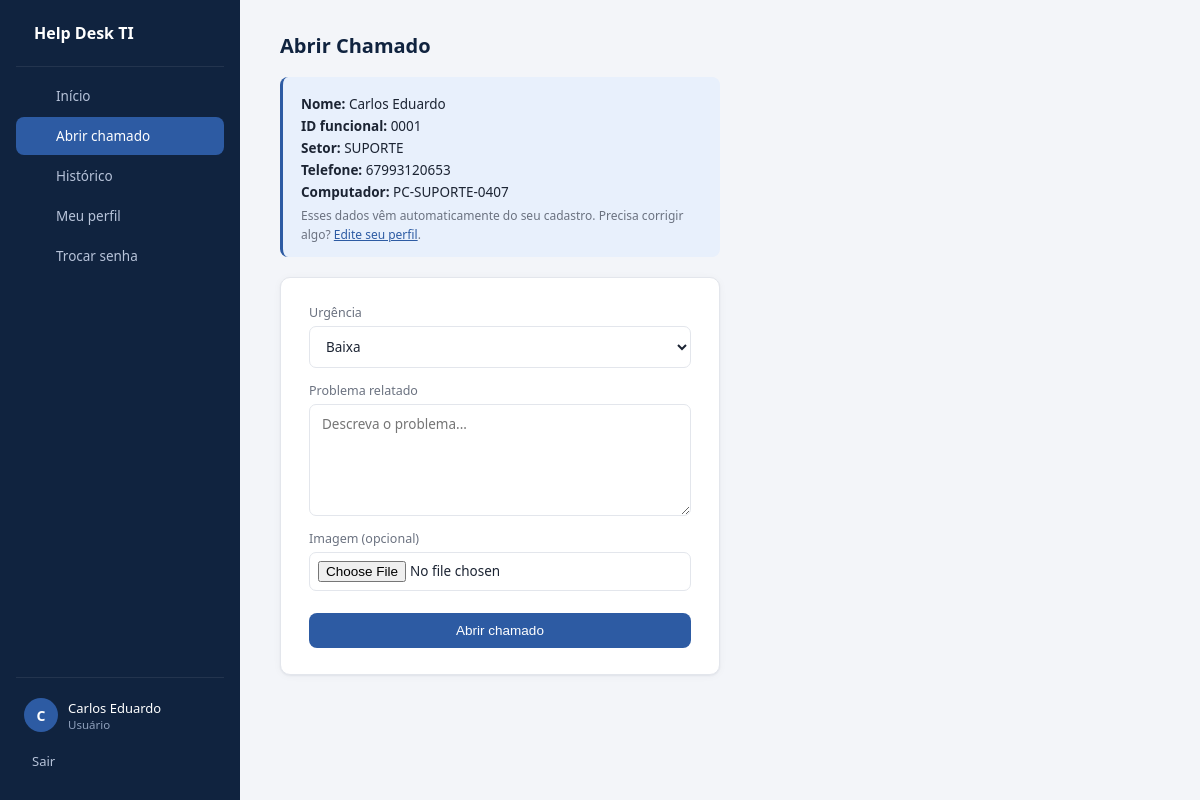
/chamados/novo (signed in), run on an earlier commit of the app's database.
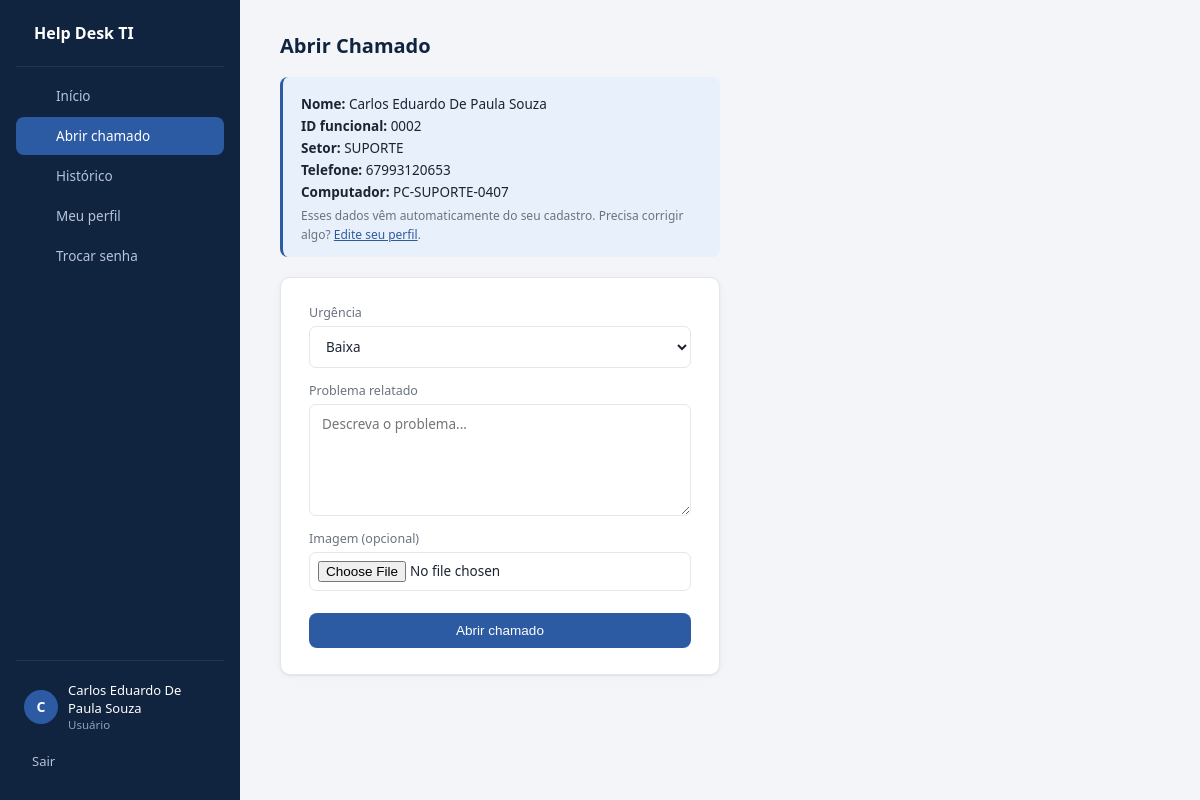
And on a later commit of the database.
### tables this page shows
CREATE TABLE usuarios (
            id INTEGER PRIMARY KEY AUTOINCREMENT,
            nome TEXT NOT NULL,
            id_funcional TEXT NOT NULL UNIQUE,
            computador TEXT,
            setor TEXT NOT NULL,
            senha_hash TEXT NOT NULL,
            senha_provisoria INTEGER NOT NULL DEFAULT 1,
            telefone TEXT,
            login_rede TEXT NOT NULL UNIQUE,
            is_admin INTEGER NOT NULL DEFAULT 0
        );

### app.py (the view, shortened to what this page needs)
@app.route("/chamados/novo", methods=["GET", "POST"])
@login_requerido
def novo_chamado():
    conn = get_conn()
    usuario = conn.execute(
        "SELECT * FROM usuarios WHERE id = ?", (session["usuario_id"],)
    ).fetchone()
    conn.close()
    return render_template("form_chamado.html", usuario=usuario)

### app.py (called while the page is built)
def get_conn():
    conn = sqlite3.connect(DB_PATH)
    conn.row_factory = sqlite3.Row
    return conn

def login_requerido(f):
    @wraps(f)
    def wrapper(*args, **kwargs):
        if "usuario_id" not in session:
            flash("Faça login para continuar.")
            return redirect(url_for("login"))
        conn = get_conn()
        usuario_existe = conn.execute(
            "SELECT 1 FROM usuarios WHERE id = ?", (session["usuario_id"],)
        ).fetchone()
        conn.close()
        if usuario_existe is None:
            session.clear()
            flash("Sua sessão expirou ou o usuário não existe mais. Faça login novamente.")
            return redirect(url_for("login"))
        return f(*args, **kwargs)
    return wrapper

### templates/form_chamado.html (shortened to what this page needs)
{% extends "base.html" %}
{% block content %}
    <h2>Abrir Chamado</h2>
    <div class="dados-auto">
        <p><strong>Nome:</strong> {{ usuario['nome'] }}</p>
        <p><strong>ID funcional:</strong> {{ usuario['id_funcional'] }}</p>
        <p><strong>Setor:</strong> {{ usuario['setor'] }}</p>
        <p><strong>Telefone:</strong> {{ usuario['telefone'] }}</p>
        <p><strong>Computador:</strong> {{ usuario['computador'] }}</p>
        <small>Esses dados vêm automaticamente do seu cadastro. Precisa corrigir algo? <a href="{{ url_for('perfil') }}">Edite seu perfil</a>.</small>
    </div>
    <form method="POST" enctype="multipart/form-data">
        <label>Urgência</label>
        <select name="urgencia" required>
            <option value="Baixa">Baixa</option>
        </select>
        <label>Problema relatado</label>
        <textarea name="problema" rows="5" required placeholder="Descreva o problema..."></textarea>
        <label>Imagem (opcional)</label>
        <input type="file" name="imagem" accept="image/*">
        <button type="submit">Abrir chamado</button>
    </form>
{% endblock %}

### templates/base.html (shortened to what this page needs)
<!DOCTYPE html>
<html lang="pt-br">
<head>
    <link rel="stylesheet" href="{{ url_for('static', filename='style.css') }}">
    <link rel="stylesheet" href="https://cdnjs.cloudflare.com/ajax/libs/tabler-icons/2.44.0/iconfont/tabler-icons.min.css">
</head>
<body>
    {% if session.get('usuario_id') %}
    <div class="layout">
        <aside class="sidebar">
            <div class="marca">
                <span>Help Desk TI</span>
            </div>
            <nav>
                <a href="{{ url_for('dashboard') }}" class="{{ 'ativo' if request.endpoint == 'dashboard' }}">Início</a>
                <a href="{{ url_for('novo_chamado') }}" class="{{ 'ativo' if request.endpoint == 'novo_chamado' }}">Abrir chamado</a>
                <a href="{{ url_for('historico') }}" class="{{ 'ativo' if request.endpoint == 'historico' }}">Histórico</a>
                <a href="{{ url_for('perfil') }}" class="{{ 'ativo' if request.endpoint == 'perfil' }}">Meu perfil</a>
                <a href="{{ url_for('trocar_senha') }}" class="{{ 'ativo' if request.endpoint == 'trocar_senha' }}">Trocar senha</a>
            </nav>
            <div class="sidebar-rodape">
                <div class="usuario-card">
                    <div class="avatar">{{ session.get('nome', '?')[0]|upper }}</div>
                    <div>
                        <div class="usuario-nome">{{ session.get('nome') }}</div>
                        <div class="usuario-papel">{{ 'Administrador' if session.get('is_admin') else 'Usuário' }}</div>
                    </div>
                </div>
                <a href="{{ url_for('logout') }}" class="sair">Sair</a>
            </div>
        </aside>
        <main>
            {% block content %}{% endblock %}
        </main>
    </div>
    {% else %}
        {% block content_bare %}{% endblock %}
    {% endif %}
</body>
</html>

### static/style.css (style rules this page uses)
* { box-sizing: border-box; margin: 0; padding: 0; }
:root { --azul-900: #10233f; --azul-800: #16305a; --azul-600: #2d5ba3; --azul-100: #e8f0fc; --fundo: #f3f5f9; --texto: #1c2433; --texto-suave: #6b7280; --borda: #e3e6ec; --branco: #ffffff; --verde: #1a9e6b; --verde-bg: #e5f7ef; --laranja: #d97a1f; --laranja-bg: #fdf0e2; --cinza-bg: #eef0f3; --cinza-texto: #5b6270; --vermelho: #c94141; --raio: 10px; --sombra: 0 1px 2px rgba(16, 35, 63, 0.06), 0 1px 8px rgba(16, 35, 63, 0.04); }
body { font-family: 'Segoe UI', Arial, Helvetica, sans-serif; background: var(--fundo); color: var(--texto); font-size: 14px; }
.layout { display: flex; min-height: 100vh; }
.sidebar { width: 240px; background: var(--azul-900); color: #cfd9ea; display: flex; flex-direction: column; padding: 22px 16px; flex-shrink: 0; }
.marca { display: flex; align-items: center; gap: 10px; color: white; font-size: 16px; font-weight: 600; padding: 0 8px 22px; margin-bottom: 10px; border-bottom: 1px solid rgba(255,255,255,0.08); }
.sidebar nav { display: flex; flex-direction: column; gap: 2px; flex: 1; }
.sidebar nav a { display: flex; align-items: center; gap: 10px; color: #b7c3d9; text-decoration: none; padding: 10px 12px; border-radius: 8px; font-size: 13.5px; transition: background 0.15s, color 0.15s; }
.sidebar nav a.ativo { background: var(--azul-600); color: white; font-weight: 500; }
.sidebar-rodape { border-top: 1px solid rgba(255,255,255,0.08); padding-top: 16px; margin-top: 16px; }
.usuario-card { display: flex; align-items: center; gap: 10px; padding: 4px 8px 12px; }
.avatar { width: 34px; height: 34px; background: var(--azul-600); color: white; border-radius: 50%; display: flex; align-items: center; justify-content: center; font-weight: 600; font-size: 14px; flex-shrink: 0; }
.usuario-nome { color: white; font-size: 13px; font-weight: 500; }
.usuario-papel { color: #8fa0bc; font-size: 11.5px; }
.sair { display: flex; align-items: center; gap: 8px; color: #b7c3d9; text-decoration: none; padding: 8px; font-size: 13px; border-radius: 8px; }
main { flex: 1; padding: 32px 40px; max-width: 1100px; }
h2 { font-size: 20px; font-weight: 600; margin-bottom: 18px; color: var(--azul-900); }
.botao, button, .botao-pequeno { background: var(--azul-600); color: white; border: none; padding: 10px 18px; border-radius: 8px; text-decoration: none; cursor: pointer; font-size: 13.5px; font-weight: 500; display: inline-flex; align-items: center; gap: 6px; transition: background 0.15s; }
form { background: var(--branco); padding: 26px 28px; border-radius: var(--raio); box-shadow: var(--sombra); border: 1px solid var(--borda); display: flex; flex-direction: column; max-width: 440px; }
label { margin-top: 14px; font-size: 12.5px; color: var(--texto-suave); font-weight: 500; }
label:first-of-type { margin-top: 0; }
input, select, textarea { padding: 10px 12px; margin-top: 5px; border: 1px solid var(--borda); border-radius: 7px; font-size: 13.5px; font-family: inherit; background: var(--branco); color: var(--texto); }
input[type="file"] { padding: 8px; }
form button { margin-top: 22px; justify-content: center; }
.dados-auto { background: var(--azul-100); border-left: 3px solid var(--azul-600); padding: 14px 18px; border-radius: 8px; max-width: 440px; margin-bottom: 20px; }
.dados-auto p { margin: 4px 0; font-size: 13.5px; }
.dados-auto small { color: var(--texto-suave); font-size: 12px; }
.dados-auto small a { color: var(--azul-600); }

What changed in the data, as far as the page shows it:
changed usuarios "SUPORTE": get "Carlos Eduardo" → "Carlos Eduardo De Paula Souza"; nome "Carlos Eduardo" → "Carlos Eduardo De Paula Souza"; id_funcional "0001" → "0002"
